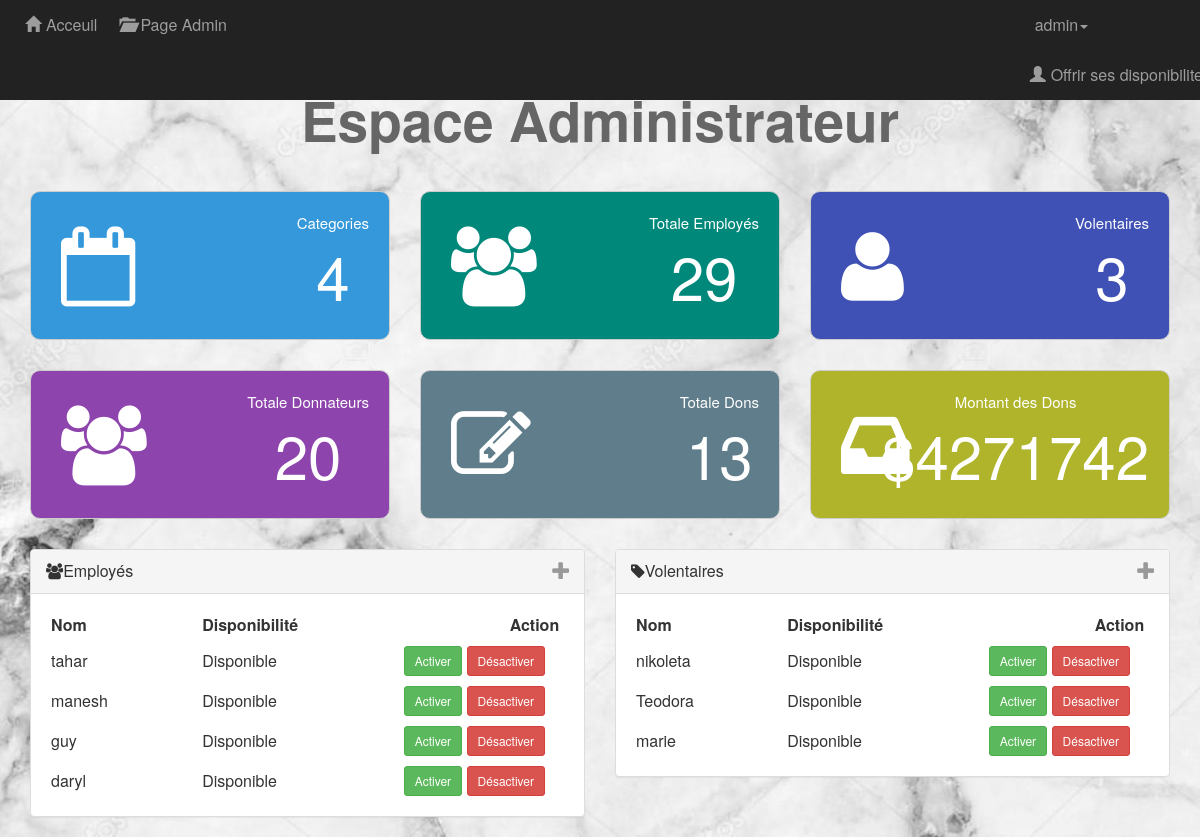
/LogiDons-master/ElenaProject-11-Test126-09/vues/PageAdmin.php (signed in), run on the app's committed database.
### tables this page shows
CREATE TABLE `membre` (
  `ID` int(11) NOT NULL,
  `NOM` varchar(255) NOT NULL,
  `COURRIEL` varchar(255) NOT NULL,
  `ADRESSE` varchar(255) NOT NULL,
  `VILLE` varchar(255) NOT NULL,
  `CODE_POSTALE` varchar(255) NOT NULL,
  `PROVINCE` varchar(255) NOT NULL,
  `TELEPHONE` varchar(255) NOT NULL,
  `MOT_DE_PASSE` varchar(255) DEFAULT NULL,
  `ACTIF` tinyint(1) DEFAULT '1',
  `GROUP_ID` int(8) DEFAULT NULL,
  `DATE_CREATION` date DEFAULT NULL,
  `NUM_JETON` tinyint(2) DEFAULT '0'
);

### LogiDons-master/ElenaProject-11-Test126-09/modeles/config/CategoryDAO.class.php (called while the page is built, shortened)
<?php
class CategorieDAO
{
	public function getTot_Categories()
	{
		$db = Database::getInstance();
		$pstmt = $db->prepare(" SELECT * FROM categorie ");
		$pstmt->execute();
		$count = $pstmt->rowCount();
		return $count;;
	}
}

### LogiDons-master/ElenaProject-11-Test126-09/modeles/config/MembreDAO.class.php (called while the page is built, shortened)
<?php
class MembreDAO
{
	public function getTot_Membres()
	{
		$db = Database::getInstance();
		$pstmt = $db->prepare(" SELECT * FROM  membre");
		$pstmt->execute();
		$count = $pstmt->rowCount();
		return $count;
	}
	public function get_Volentaires()
	{
		try
		{
			$conn = Database::getInstance();
            $res = $conn->prepare("SELECT ID, NOM, ACTIF FROM membre WHERE GROUP_ID = 4");
            $res->execute();
            $rows = $res->fetchAll();
			return $rows;
		} catch (PDOException $e) {
		    print "Error!: " . $e->getMessage() . "<br/>";
		    return $rows;
		}
	}
	public function get_Emp_traiteurs()
	{
		try
		{
			$conn = Database::getInstance();
            $res = $conn->prepare("SELECT ID, NOM, ACTIF FROM membre WHERE GROUP_ID = 3");
            $res->execute();
            $rows = $res->fetchAll();
			return $rows;
		} catch (PDOException $e) {
		    print "Error!: " . $e->getMessage() . "<br/>";
		    return $rows;
		}
	}
	public function tot_Volentaires()
	{
		$db = Database::getInstance();
		$pstmt = $db->prepare("SELECT * FROM membre WHERE GROUP_ID = 4");
		$pstmt->execute();
		$count = $pstmt->rowCount();
		return $count;
	}
}
?>

### LogiDons-master/ElenaProject-11-Test126-09/modeles/config/DonnateurDAO.class.php (called while the page is built, shortened)
<?php
class DonnateurDAO
{
	public function getTot_Donnateurs()
	{
		$db = Database::getInstance();
		$pstmt = $db->prepare("SELECT * FROM membre WHERE GROUP_ID = 5");
		$pstmt->execute();
		$count = $pstmt->rowCount();
		return $count;
	}
}
?>

### LogiDons-master/ElenaProject-11-Test126-09/modeles/config/DonsDAO.class.php (called while the page is built, shortened)
<?php
require_once("../modeles/config/MembreDAO.class.php");
class DonsDAO
{
	public function getTot_Dons()
		{
			$db = Database::getInstance();
			$pstmt = $db->prepare(" SELECT * FROM don ");
			$pstmt->execute();
			$count = $pstmt->rowCount();
			return $count;;
		}
	public function get_Somme_Dons()
		{
			$db = Database::getInstance();
			$pstmt = $db->prepare(" select SUM(MONTANT) AS total FROM don ");
			$pstmt->execute();
			$row = $pstmt->Fetch(PDO::FETCH_ASSOC);
			$laSomme = $row['total'];
			return $laSomme;
		}
}
?>

### LogiDons-master/ElenaProject-11-Test126-09/vues/PageAdmin.php (the view, shortened to what this page needs)
<?php
if(isset($_SESSION['connected']) &&  isset($_SESSION['admin']) )
{
   $pageTitle = "Page Admin";
   require_once('../modeles/config/CategoryDAO.class.php');
   require_once('../modeles/config/MembreDAO.class.php');
   require_once('../modeles/config/DonnateurDAO.class.php');
   require_once('../modeles/config/DonsDAO.class.php');
   $catdao      = new CategorieDAO();
   $mbrdao      = new MembreDAO();
   $donateurdao = new DonnateurDAO();
   $dondao      = new DonsDAO();
   include('header.php');  ?>
<?php
   include('navBar.php');
?>
   <div class="home-stats">
     <div class="container text-center">
       <h1 class="text-center">Espace Administrateur</h1>
	       <div class="row">
        <div class="col-md-4" >
		        <div class="stat admin-st-category"><i class="fa fa-calendar-o"></i>
			        <div class="admin-info">
                Categories<span><a href="LesCategories.php"><?php echo $catdao->getTot_Categories(); ?></a></span>
              </div>
			      </div>
		    </div>
		    <div class="col-md-4">
		        <div class="stat admin-st-employe"><i class="fa fa-users"></i>
			        <div class="admin-info">
                Totale Employés<span><a href="LesMembres.php"><?php echo $mbrdao-> getTot_Membres(); ?></a></span>
              </div>
			      </div>
		    </div>
		    <div class="col-md-4">
		        <div class="stat admin-st-volentaires"><i class="fa fa-user"></i>
			        <div class="admin-info">
                Volentaires<span><a href=""><?php echo $mbrdao->tot_Volentaires(); ?></a></span>
              </div>
			      </div>
		    </div>
		    <div class="col-md-4" style="top:30px;">
		        <div class="stat admin-st-donateurs"><i class="fa fa-users"></i>
			        <div class="admin-info">
                Totale Donnateurs <span><?php echo $donateurdao->getTot_Donnateurs(); ?></span>
              </div>
			      </div>
		    </div>
        <div class="col-md-4" style="top:30px;">
		        <div class="stat admin-st-dons"><i class="fa fa-edit"></i>
			        <div class="admin-info">
                Totale Dons <span><?php echo $dondao-> getTot_Dons(); ?></span>
              </div>
			      </div>
		    </div>
        <div class="col-md-4" style="top:30px;">
		        <div class="stat admin-st-montant"><i class="fa fa-inbox"></i>
			        <div class="admin-info">
                Montant des Dons <span> $<?php echo $dondao->get_Somme_Dons(); ?></span>
              </div>
			      </div>
		    </div>
	   </div>
    </div>
  </div>
  <div class="latest">
      <div class="container ">
        <div class="row">
            <div class="col-sm-6">
                <div class="panel panel-default">
                    <div class="panel-heading">
                        <i class="fa fa-users"></i>Employés
                        <span class="admin-toggle-info pull-right">
                            <i class="fa fa-plus fa-lg"></i>
                        </span>
                    </div>
                    <div class="panel-body">
                       <table class="table-condensed table-hover">
                          <thead>
                            <tr>
                              <th width='30%'>Nom</th>
                              <th width='40%'>Disponibilité</th>
                              <th class='pull-right' width='30%'>Action</th>
                            </tr>
                          </thead>
                          <tbody>
                              <?php
                                  $tab_Emp = $mbrdao->get_Emp_traiteurs();
                                  foreach($tab_Emp as $empl)
                                  {
                                    echo "<tr >";
                                    echo "<td>".$empl['NOM'].'</td>';
                                      if($empl['ACTIF'] == 1) { echo "<td>Disponible</td>"; }
                                      else { echo "<td>Non Disponible</td>"; }
                                    echo " <td class='pull-right'>
                                              <a href='../controleurs/Controle_ActiverMembre.php?action=activer&idMembre=".$empl['ID']."' class='btn btn-success btn-sm'>Activer</a>
                                              <a href='../controleurs/Controle_ActiverMembre.php?action=desactiver&idMembre=".$empl['ID']."' class='btn btn-danger btn-sm'>Désactiver</a>
                                            </td> ";
                                    echo "</tr>";
                                  }
                              ?>
                          </tbody>
                       </table>
                    </div>
                </div>
            </div>
            <div class="col-sm-6">
                <div class="panel panel-default">
                    <div class="panel-heading">
                        <i class="fa fa-tag"></i>Volentaires
                        <span class="admin-toggle-info pull-right">
                            <i class="fa fa-plus fa-lg"></i>
                        </span>
                    </div>
                    <div class="panel-body">
                       <table class="table-condensed table-hover">
                          <thead>
                            <tr>
                              <th width='30%'>Nom</th>
                              <th width='40%'>Disponibilité</th>
                              <th class='pull-right' width='30%'>Action</th>
                            </tr>
                          </thead>
                          <tbody>
                              <?php
                                  $tab_volentaires = $mbrdao->get_Volentaires();
                                  foreach($tab_volentaires as $volentaire)
                                  {
                                    echo "<tr>";
                                    echo "<td>".$volentaire['NOM'].'</td>';
                                      if($volentaire['ACTIF'] == 1) { echo "<td>Disponible</td>"; }
                                      else { echo "<td>Non Disponible</td>"; }
                                    echo " <td class='pull-right'>
                                              <a href='../controleurs/Controle_ActiverMembre.php?action=activer&idMembre=".$volentaire['ID']."' class='btn btn-success btn-sm'>Activer</a>
                                              <a href='../controleurs/Controle_ActiverMembre.php?action=desactiver&idMembre=".$volentaire['ID']."' class='btn btn-danger btn-sm'>Désactiver</a>
                                            </td> ";
                                    echo "</tr>";
                                  }
                              ?>
                          </tbody>
                       </table>
                    </div>
                </div>
            </div>
        </div>
      </div>
</div>
<?php
}
  else
{
     return "";
}
?>
<?php include('footer.php') ?>

### LogiDons-master/ElenaProject-11-Test126-09/vues/header.php (shortened to what this page needs)
<?php
if($pageTitle == "La page Index")
     $cheminCSS = 'styles-CSS/';
else
     $cheminCSS = '../styles-CSS/';
?>
<!DOCTYPE html>
<html lang="en">
<head>
    <link rel="stylesheet" href="<?php echo $cheminCSS ?>bootstrap.min.css">
    <link rel="stylesheet" href="<?php echo $cheminCSS ?>font-awesome.min.css">
    <link rel="stylesheet" href="<?php echo $cheminCSS ?>NavBarCSS.css">
    <link rel="stylesheet" href="<?php echo $cheminCSS ?>Page-damin.CSS.css">
    <link rel="stylesheet" href="<?php echo $cheminCSS ?>PageMembres.CSS.css">
    <link rel="stylesheet" href="<?php echo $cheminCSS ?>CreateDonCSS.css">
</head>
<body>

### LogiDons-master/ElenaProject-11-Test126-09/vues/navBar.php (shortened to what this page needs)
<?php
  if($pageTitle == "La page Index")
  {
	  $cheminAccueil = '';
	  $chemin = 'vues/';
	  $cheminLogout = '';
  }
  else
  {
	  $cheminAccueil = '../index.php';
	  $chemin = '';
	  $cheminLogout = '../';
  }
?>
<div class="navbar">
    <div class="navbar-inverse navbar-fixed-top">
		<div class="container-fluid">
			<div class="navbar-header">
				<a class="navbar-brand" href="<?php echo $cheminAccueil ?>"><span class="glyphicon glyphicon-home"></span>Acceuil</a>
			</div>
			<div class="collapse navbar-collapse" id="app-nav">
			    <?php
					if( ISSET($_SESSION['admin']) )
					  {
						echo "<ul class='nav navbar-nav'>
						         <li><a href='".$chemin."PageAdmin.php.'><span class='glyphicon glyphicon-folder-open'></span></span>Page Admin</a></li>
					          </ul>";
					  }
				?>
				<?php
				    if( !ISSET($_SESSION['connected']) )
				        {
						  echo " <ul class='nav navbar-nav'>
							        <li><a href='".$chemin."connexion.php'><span class='glyphicon glyphicon-user'></span>Connection</a></li>
								 </ul>
								 <ul class='nav navbar-nav navbar-right'>
					                <li><a href='".$chemin."CreateDon.php'><span class='glyphicon glyphicon-user'></span>Ofrir un Don</a></li>
				                 </ul>
				                 <ul class='nav navbar-nav navbar-right'>
					                <li><a href='".$chemin."RechercheDon.php'><span class='glyphicon glyphicon-user'></span>Modifier un Don</a></li>
								 </ul>
								 <ul class='nav navbar-nav navbar-right'>
								 <li><a href='".$chemin."OffrirDisponibilite.php'><span class='glyphicon glyphicon-user'></span>Offrir ses disponibilite</a></li>
							  </ul>";
						}
                    else
                        {
						  echo "<ul class='page0 nav navbar-nav navbar-right'>
						            <li class='dropdown'>
							            <a href='#' class='dropdown-toggle' data-toggle='dropdown' role='button' aria-haspopup='true'
												   ria-expanded='false'>".$_SESSION['userName']."<span class='caret'></span>
										</a>
										<ul class='nav navbar-nav navbar-right'>
										<li><a href='".$chemin."OffrirDisponibilite.php'><span class='glyphicon glyphicon-user'></span>Offrir ses disponibilite</a></li>
									 </ul>
										<ul class='dropdown-menu'>
											<li><a href='#'>Modifier profile </a></li>
											<li><a href='".$cheminLogout."controleurs/Controle_logout.php'>LogOut</a></li>
										</ul>
									</li>
								</ul>";
					   }
				?>
			</div>
		</div>
    </div>
</div>

### LogiDons-master/ElenaProject-11-Test126-09/vues/footer.php (shortened to what this page needs)
</body>
</html>

### LogiDons-master/ElenaProject-11-Test126-09/styles-CSS/NavBarCSS.css (style rules this page uses)
body { font-size: 16px; }
.navbar { margin-bottom:0; }
.nav>li>a, .navbar-bran { padding: 15px 12px; }
.navbar-brand { font-size: 1em; }
.glyphicon { right:5px }

### LogiDons-master/ElenaProject-11-Test126-09/styles-CSS/Page-damin.CSS.css (style rules this page uses)
h1 { font-size:55px; margin:40px 0; font-weight: bold; color:#666; }
.home-stats .stat { background-color: #eee; border: 1px solid #ccc; padding: 20px; font-size: 15px; color:#fff; border-radius:10px; position:relative; overflow:hidden; }
.home-stats .stat i { position:absolute; font-size: 80px; top:35px; left:30px; }
.home-stats .stat .admin-info { float:right; }
.home-stats .stat a { color:#fff; }
.home-stats .stat span { display:block; font-size: 60px; }
.home-stats .admin-st-category { background-color: #3498db; }
.home-stats .admin-st-employe { background-color: #00897b; }
.home-stats .admin-st-volentaires { background-color: #3f51b5; }
.home-stats .admin-st-donateurs { background-color: #8e44ad; }
.home-stats .admin-st-dons { background-color: #607d8b; }
.home-stats .admin-st-montant { background-color: #afb42b; }
.latest { margin-top:60px; }
.latest .admin-toggle-info { color:#999; cursor:pointer; }

### LogiDons-master/ElenaProject-11-Test126-09/vues/PageAdmin.php (style rules this page uses)
body { background:url(../images/marbre.jpg) no-repeat center center fixed; -webkit-background-size:cover; -moz-background-size:cover; -o-background-size:cover; background-size:cover; }

### data on the page
membre: NOM "tahar", ACTIF "Disponible"
membre: NOM "manesh", ACTIF "Disponible"
membre: NOM "guy", ACTIF "Disponible"
membre: NOM "daryl", ACTIF "Disponible"
membre: NOM "nikoleta", ACTIF "Disponible"
membre: NOM "Teodora", ACTIF "Disponible"
membre: NOM "marie", ACTIF "Disponible"

### other printed values
$_SESSION['userName'] "admin"
$catdao->getTot_Categories() "4"
$mbrdao-> getTot_Membres() "29"
$mbrdao->tot_Volentaires() "3"
$donateurdao->getTot_Donnateurs() "20"
$dondao-> getTot_Dons() "13"
$dondao->get_Somme_Dons() "4271742"
